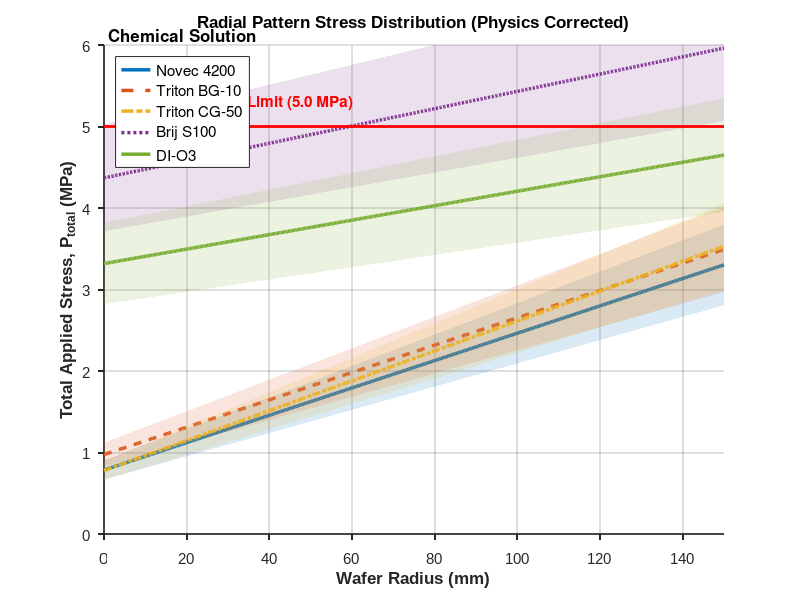

MATLAB code to generate this figure:
% ==============================================================================
% [MATLAB] PFAS-Free 5종 약액 웨이퍼 반경별 패턴 응력 분포 (논리 오류 교정본)
% ==============================================================================
clear; clc; close all;

d_pattern = 20e-9;       
r_max = 0.15;            
radius_vec = linspace(0, r_max, 500); 

% [핵심 수정]: 장비 고유 상수를 최신 팹(Fab) 저진동 설비 스펙으로 현실화
k_constant = 1.2e-7;     % (기존 2.5e-6에서 수정)
vib_constant = 1.0e-8;   % 미세 진동 패널티 상수 신설

chem_names = {'Novec 4200', 'Triton BG-10', 'Triton CG-50', 'Brij S100', 'DI-O3'};
opt_temp   = [60.0, 62.0, 63.0, 70.0, 40.0];  
opt_rpm    = [4400, 4400, 4600, 3500, 3200];  
gamma_base = [17.0, 28.0, 27.0, 56.0, 72.0];  
theta_deg  = [115.0, 75.0, 78.0, 65.0, 70.0]; 
viscosity_base = [1.02, 1.15, 1.20, 1.50, 1.00];  % ◀ 이 줄을 똑같이 타이핑해서 넣어라!

f1 = figure('Name', 'Wafer Radial Stress Distribution', 'Position', [100, 100, 850, 550], 'Color', 'w');
hold on; grid on;

colors = [0 0.4470 0.7410; 0.8500 0.3250 0.0980; 0.9290 0.6940 0.1250; 0.4940 0.1840 0.5560; 0.4660 0.6740 0.1880];
line_styles = {'-', '--', '-.', ':', '-'};

for i = 1:length(chem_names)
    T = opt_temp(i);
    RPM = opt_rpm(i);
    g_base = gamma_base(i);
    th = theta_deg(i);
    v_base = viscosity_base(i);  % ◀ [1단계 복구]: 위에서 만든 배열을 순서대로 호출!
    
    gamma_eff = g_base - 0.1 * (T - 25.0);
    phi_viscosity = v_base * exp(100 / (T + 273.15)); % ◀ [2단계 복구]: 1.02 지우고 v_base로 연산!
    
    % 모세관 압력 (단위 변환 유지)
    p_cap_pa = abs((2 * (gamma_eff * 1e-3) * cos(deg2rad(th))) / d_pattern);
    p_cap = p_cap_pa * phi_viscosity * 1e-6; 
    
    % 원심 압력 및 진동 (현실화된 장비 상수 적용, 불필요한 1e-6 축소 제거)
    p_rpm = (radius_vec / r_max) * (k_constant * (RPM^2));
    p_vibration = (radius_vec / r_max) * (vib_constant * (RPM^2));
    
    p_total = p_cap + p_rpm + p_vibration;
    
    p_upper = p_total * 1.15;
    p_lower = p_total * 0.85;
    
    x_fill = [radius_vec*1000, fliplr(radius_vec*1000)];
    y_fill = [p_upper, fliplr(p_lower)];
    
    fill(x_fill, y_fill, colors(i,:), 'FaceAlpha', 0.15, 'EdgeColor', 'none', 'HandleVisibility', 'off');
    plot(radius_vec * 1000, p_total, 'LineWidth', 2.5, 'Color', colors(i,:), 'LineStyle', line_styles{i}, 'DisplayName', chem_names{i});
end

limit_line = 5.0;
line([0, r_max*1000], [limit_line, limit_line], 'Color', 'r', 'LineWidth', 2, 'LineStyle', '-', 'HandleVisibility', 'off');
text(5, limit_line + 0.3, 'Critical Collapse Limit (5.0 MPa)', 'Color', 'r', 'FontWeight', 'bold', 'FontSize', 11);

xlabel('Wafer Radius (mm)', 'FontSize', 12, 'FontWeight', 'bold');
ylabel('Total Applied Stress, P_{total} (MPa)', 'FontSize', 12, 'FontWeight', 'bold');
title('Radial Pattern Stress Distribution (Physics Corrected)', 'FontSize', 14, 'FontWeight', 'bold', 'FontName', 'Times New Roman');

xlim([0 150]);
ylim([0 6]);
set(gca, 'FontSize', 11, 'LineWidth', 1.2, 'TickDir', 'out', 'FontName', 'Arial');

lgd = legend('Location', 'northwest', 'FontSize', 11);
title(lgd, 'Chemical Solution');

hold off;
